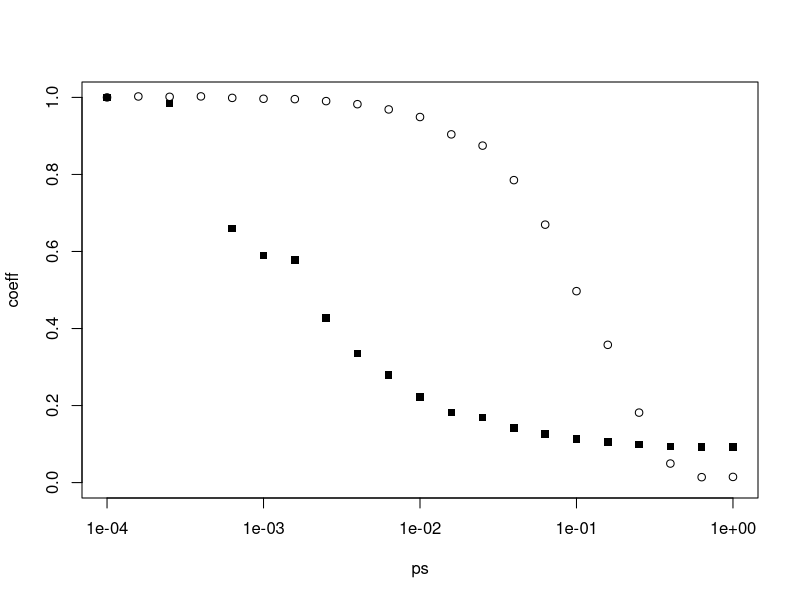

The R script that drew this image:
library("igraph")

# Strogatz Model
generateStrogatz <- function(p) {
  ws_graph <- watts.strogatz.game(1, 1000, 4, p)
  return (c(l=average.path.length(ws_graph), c=transitivity(ws_graph)))
}

normalise <- function(l) {
  return (l/l[1])
}

ps <- 10^(seq(-4,0,0.2))
values <- mapply(generateStrogatz, ps)
len <- normalise(values["l",])
coef <- normalise(values["c",])
plot(ps,coef, ylim = c(0,1), ylab='coeff', log='x')
points(ps,len, ylim = c(0,1), ylab='coeff',pch=15)
